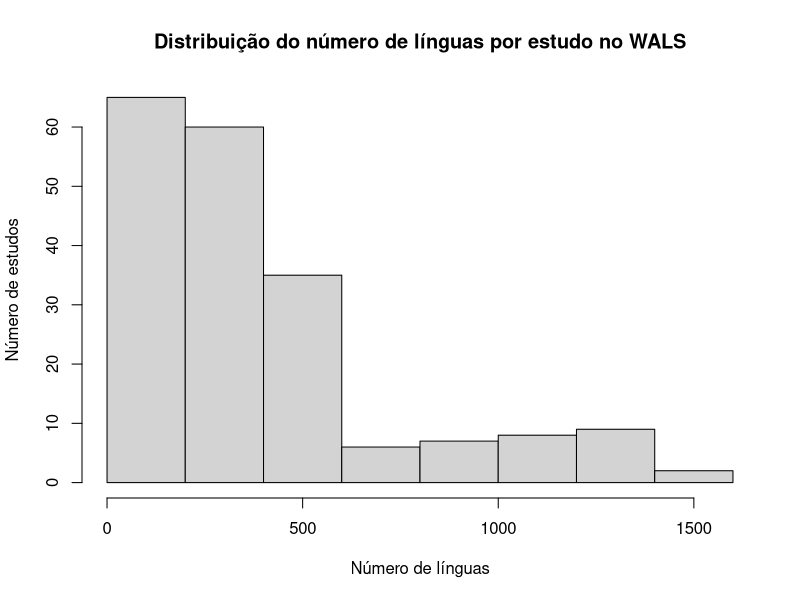
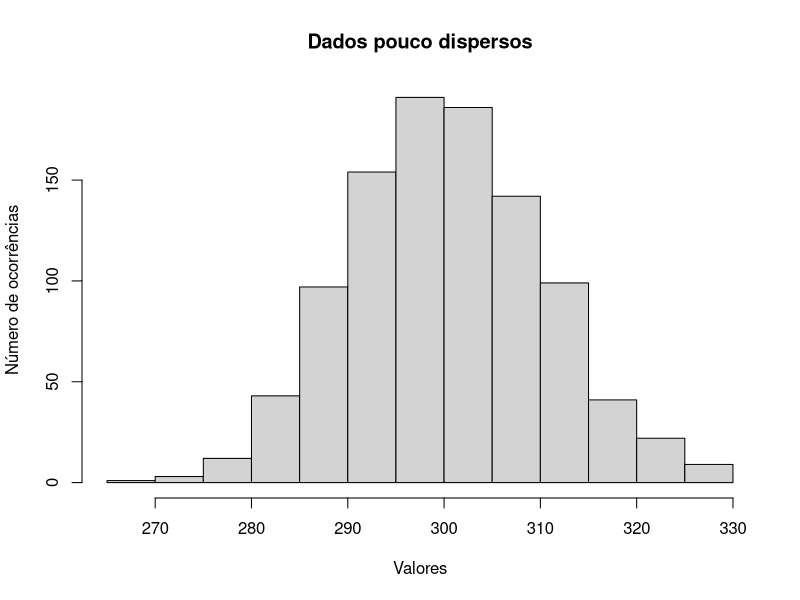
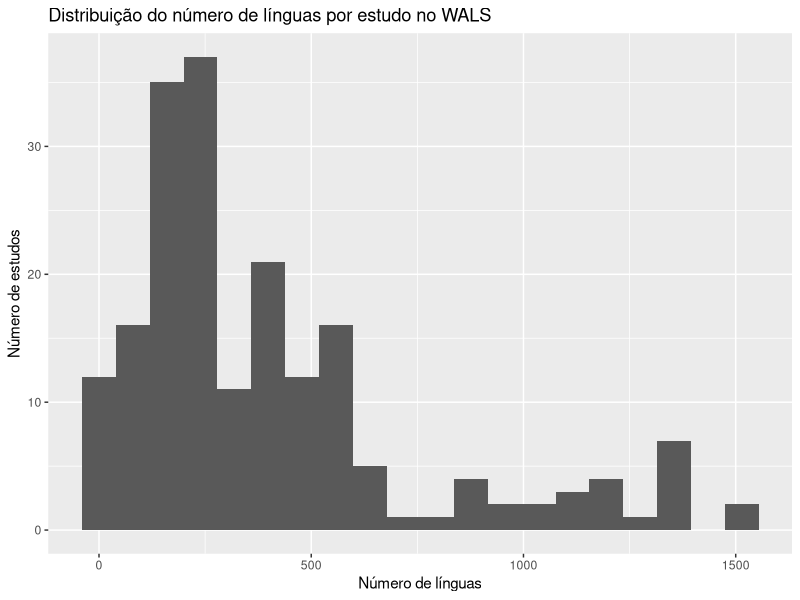
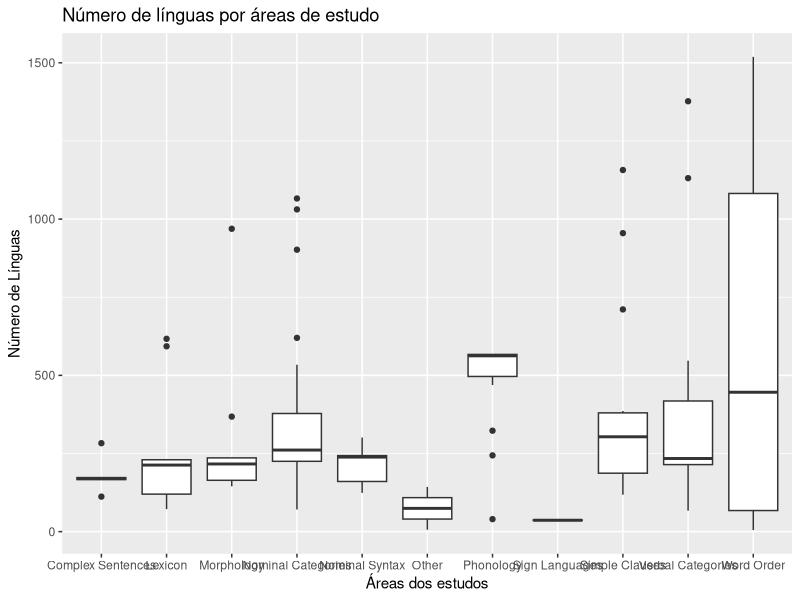
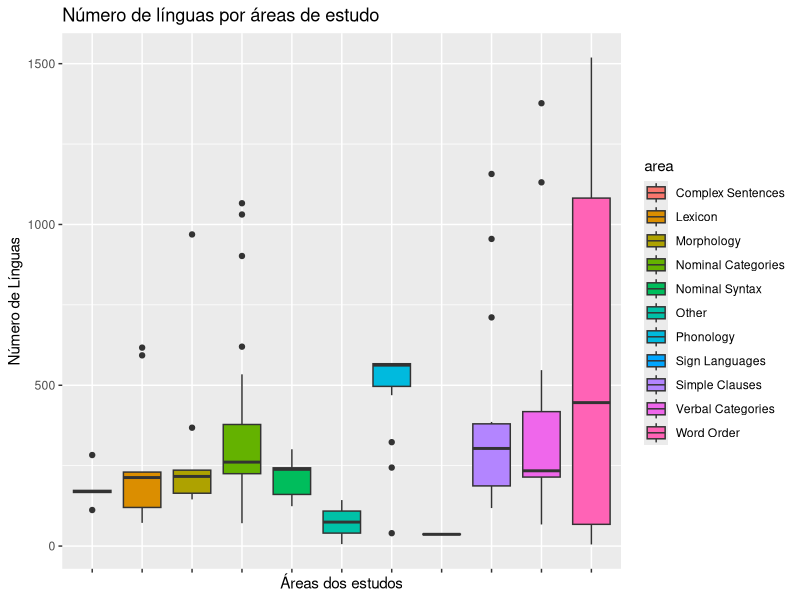
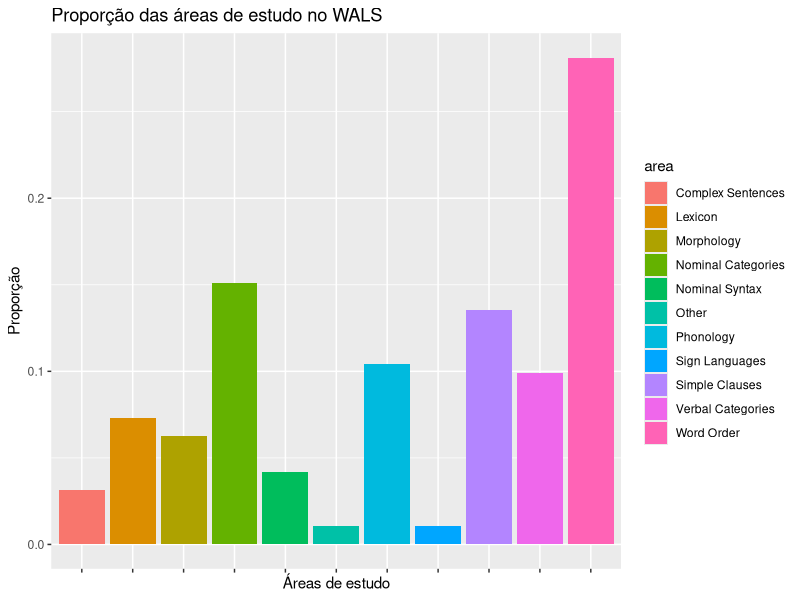

Source code (R) for these figures, in order:
## ---- chunk 1
knitr::opts_chunk$set(echo = TRUE)
## ---- chunk 2
library(dplyr)
library(ggplot2)
## ---- chunk 3
library(readxl)
wals <- read_excel("wals.xlsx")
## ---- chunk 4
glimpse(wals)
## ---- chunk 5
mean(wals$languages)
## ---- chunk 6
mean(wals$area == "Word Order")
## ---- chunk 7
median(wals$languages)
## ---- chunk 8
var(wals$languages)
## ---- chunk 9
hist(wals$languages,
     main="Distribuição do número de línguas por estudo no WALS",
     xlab="Número de línguas",
     ylab="Número de estudos")
## ---- chunk 10
hist(rnorm(1000,mean=300,sd=10),
     main="Dados pouco dispersos",
     xlab="Valores",
     ylab="Número de ocorrências")
## ---- chunk 11
sd(wals$languages)
## ---- chunk 12
sumario.languages <- wals %>%
  summarise(
    media = mean(languages),
    mediana = median(languages),
    variancia = var(languages),
    desvio.padrao = sd(languages)
  )
## ---- chunk 13
sumario.languages
## ---- chunk 14
sumario.languages <- wals %>%
  summarise(
    media = mean(languages),
    mediana = median(languages),
    variancia = var(languages),
    desvio.padrao = sd(languages),
    prop.ordem.palavras = mean(area=="Word Order"),
    prop.morfologia = mean(area=="Morphology")
  )
sumario.languages
## ---- chunk 15
sumario.areas <- wals %>%
  group_by(area)
sumario.areas
## ---- chunk 16
sumario.areas <- wals %>%
  group_by(area) %>%
  summarise(media.linguas = mean(languages),
            variancia.linguas = var(languages),
            desv.padrao.linguas = sd(languages))
sumario.areas
## ---- chunk 17
sumario.areas <- wals %>%
  group_by(area) %>%
  summarise(cont.area = n(), 
            prop.area = n()/nrow(wals),
            media.linguas = mean(languages),
            variancia.linguas = var(languages),
            desv.padrao.linguas = sd(languages))
sumario.areas
## ---- chunk 18
sumario.areas.arred <- sumario.areas %>%
  mutate(media.linguas = ceiling(media.linguas),
         variancia.linguas = ceiling(variancia.linguas),
         desv.padrao.linguas = ceiling(desv.padrao.linguas))
sumario.areas.arred
## ---- chunk 19
sumario.areas.plog <- sumario.areas %>%
  mutate(plog.area = -log2(prop.area))
sumario.areas.plog
## ---- chunk 20
sumario.areas.plog <- sumario.areas %>%
  select(cont.area, prop.area) %>%
  mutate(plog.area = -log2(prop.area))
sumario.areas.plog
## ---- chunk 21
ggplot(wals, aes(x=languages)) + 
  geom_histogram(bins=20) +
  labs(title="Distribuição do número de línguas por estudo no WALS",
       x="Número de línguas",
       y="Número de estudos")
## ---- chunk 22
ggplot(wals, aes(x=area, y=languages)) +
  geom_boxplot() +
  labs(title="Número de línguas por áreas de estudo",
       x="Áreas dos estudos",
       y="Número de Línguas")
## ---- chunk 23
ggplot(wals, aes(x=area, y=languages, fill=area)) + # adiciona cores para as áreas
  geom_boxplot() +
  labs(title="Número de línguas por áreas de estudo",
       x="Áreas dos estudos",
       y="Número de Línguas") + 
  theme(axis.text.x = element_blank()) # retira os rótulos do eixo x
## ---- chunk 24
wals %>%
  group_by(area) %>%
  summarise(prop = n()/nrow(wals)) %>%
  ggplot(aes(x=area, y=prop, fill=area)) + 
  geom_bar(stat="identity") + 
  labs(title="Proporção das áreas de estudo no WALS",
       x="Áreas de estudo",
       y="Proporção") +
  theme(axis.text.x = element_blank())
